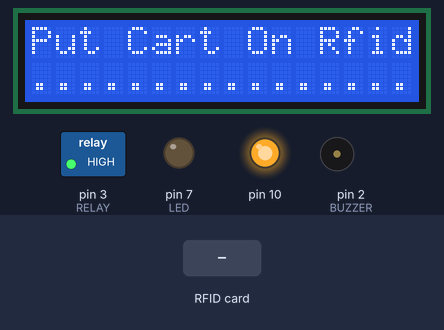
The sketch below on a simulated Arduino Uno, built with avr-gcc and run on an emulated ATmega328P. Shown: 16×2 character LCD, switched loads named in the sketch (green lamp = pin HIGH), output pins drawn as LEDs (lit = HIGH), buzzer (waves = sounding). The test bench sets the inputs (shaded band). The board resets itself during the run and starts again; what the sketch prints to the serial monitor is not drawn.

Above: at 1.3 s.
1.4 s: RFID card A3 C7 92 0C held to the reader
At 1.8 s:
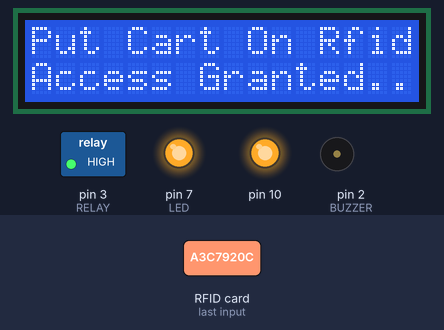
At 2.7 s:
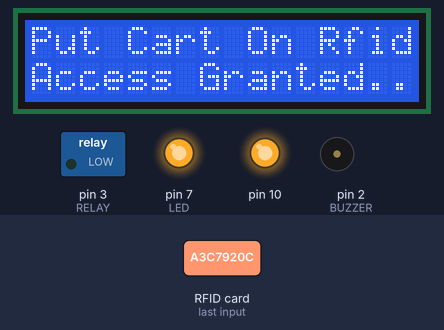
4.4 s: RFID card 5E 7A 19 C4 held to the reader
At 5.2 s:
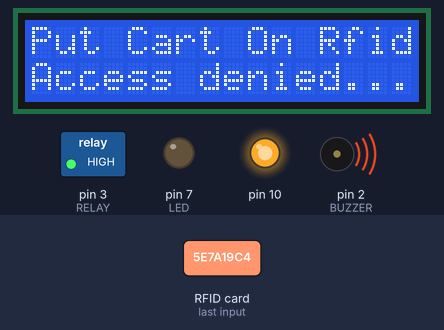
Timing chart, 0 to 7.4 s (numbered marks = the images above; inputs shaded):
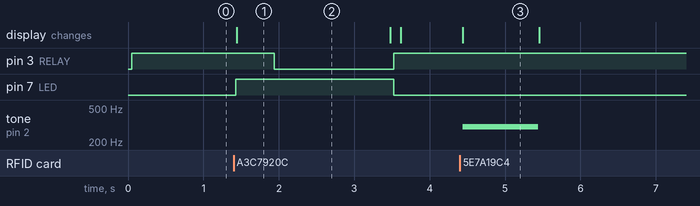

Measured:
- after the input at 1.4 s, pin 3 (RELAY): HIGH → LOW after 0.54 s, → HIGH 1.6 s later; pin 7 (LED): LOW → HIGH at once, → LOW 2.1 s later; the display: changes at once (image 1)
- after the input at 4.4 s, tone on pin 2 (BUZZER): silent → 300 Hz at once, → silent 1.0 s later; the display: changes at once (image 3)
- what the display in image 1 shows lasts 2.1 s, from 1.4 s to 3.5 s
- what the display in image 3 shows lasts 1.1 s, from 4.4 s to 5.5 s

The sketch:

Open_Close-door.ino
```cpp
// -------------------------------------------------------- Elecmake ------------------------------------------------------

// --------------------------------------------------------------- Wiring ------------------------------------------------------
// --------------------------------------------------------------  RFID SDA  >> Arduino  5  ------------------------------------
// --------------------------------------------------------------  RFID SCK  >> Arduino  13 ------------------------------------
// --------------------------------------------------------------  RFID MOSI >> Arduino  11 ------------------------------------
// --------------------------------------------------------------  RFID MISO >> Arduino  12 ------------------------------------
// --------------------------------------------------------------  RFID RQ   >> Arduino  no connection -------------------------
// --------------------------------------------------------------  RFID GND  >> Arduino  GND -----------------------------------
// --------------------------------------------------------------  RFID RST  >> Arduino  9 -------------------------------------
// --------------------------------------------------------------  RFID 3.3V >> Arduino  +3.3V ---------------------------------


// --------------------------------------------------------------  Relay GND  >> Arduino  GND -----------------------------------
// --------------------------------------------------------------  Relay VCC  >> Arduino  5V ------------------------------------
// --------------------------------------------------------------  Relay IN-1 >> Arduino  3 -------------------------------------


// --------------------------------------------------------------  Buzzer +  >> Arduino  2 --------------------------------------
// --------------------------------------------------------------  Buzzer -  >> Arduino  GND ------------------------------------


// --------------------------------------------------------------  LCD GND  >> Arduino  GND --------------------------------------
// --------------------------------------------------------------  LCD 16*2 VCL >> Arduino  5V -----------------------------------
// --------------------------------------------------------------  LCD 16*2 SDA >> Arduino  A4 -----------------------------------
// --------------------------------------------------------------  LCD 16*2 SCL >> Arduino  A5 ------------------------------------

// --------------------------------------------------------------  LED  1 >> Arduino  7 --------------------------------------
// --------------------------------------------------------------  LED  2 >> Arduino  GND ------------------------------------

#include <SPI.h>
#include <MFRC522.h>
#include <avr/wdt.h>
#include <LiquidCrystal_I2C.h>
LiquidCrystal_I2C lcd(0x27,2, 1, 0, 4, 5, 6, 7, 3, POSITIVE);
#define SS_PIN 5
#define RST_PIN 9
#define RELAY 3 //connect the relay to number 3 pin
#define BUZZER 2 // connect the buzzer to 2 pin
#define LED 7
#define ACCESS_DELAY 4000
#define DENIED_DELAY 1000

MFRC522 mfrc522(SS_PIN, RST_PIN);   // Create MFRC522 instance.
void setup()
{
  Serial.begin(9600);   // Initiate a serial communication
  SPI.begin();          // Initiate  SPI bus
  mfrc522.PCD_Init();   // Initiate MFRC522
  pinMode(RELAY, OUTPUT);
  pinMode(BUZZER, OUTPUT);
  pinMode(LED, OUTPUT);
  noTone(BUZZER);
  digitalWrite(RELAY, HIGH);
  lcd.begin(16,2);
  lcd.setCursor(0,0);
  lcd.print("Put Cart On Rfid");
  lcd.setCursor(0,1);
  lcd.print("................");
  Serial.println("1");
  Serial.println();

}
void loop()
{
  // Look for new cards
  if ( ! mfrc522.PICC_IsNewCardPresent())
  {
    return;
  }
  // Select one of the cards
  if ( ! mfrc522.PICC_ReadCardSerial())
  {
    return;
  }
  //Show UID on serial monitor
  Serial.print("UID tag :");
  String content= "";
  byte letter;
  for (byte i = 0; i < mfrc522.uid.size; i++)
  {
     Serial.print(mfrc522.uid.uidByte[i] < 0x10 ? " 0" : " ");
     Serial.print(mfrc522.uid.uidByte[i], HEX);
     content.concat(String(mfrc522.uid.uidByte[i] < 0x10 ? " 0" : " "));
     content.concat(String(mfrc522.uid.uidByte[i], HEX));
  }
  Serial.println();
  Serial.print("Message : ");
  content.toUpperCase();
  if (content.substring(1) == "A3 C7 92 0C") // enter your own card number after copying it from serial monitor
  {
    wdt_enable(WDTO_2S);
    digitalWrite(LED, HIGH);
    lcd.setCursor(0,1);
    lcd.print("Access Granted");
    Serial.println("Authorized access");
    Serial.println();
    delay(500);
    digitalWrite(RELAY, LOW);
    delay(ACCESS_DELAY);
    digitalWrite(LED, LOW);
    digitalWrite(RELAY, HIGH);
    wdt_reset();
    wdt_disable();
  }
  else   {
     wdt_enable(WDTO_2S);
    Serial.println(" Access denied");
    lcd.setCursor(0,1);
    lcd.print("Access denied.");
    tone(BUZZER, 300);
    delay(DENIED_DELAY);
    noTone(BUZZER);
    wdt_reset();
    wdt_disable();
  }
  lcd.setCursor(0,1);
  lcd.print("................");
}
```
